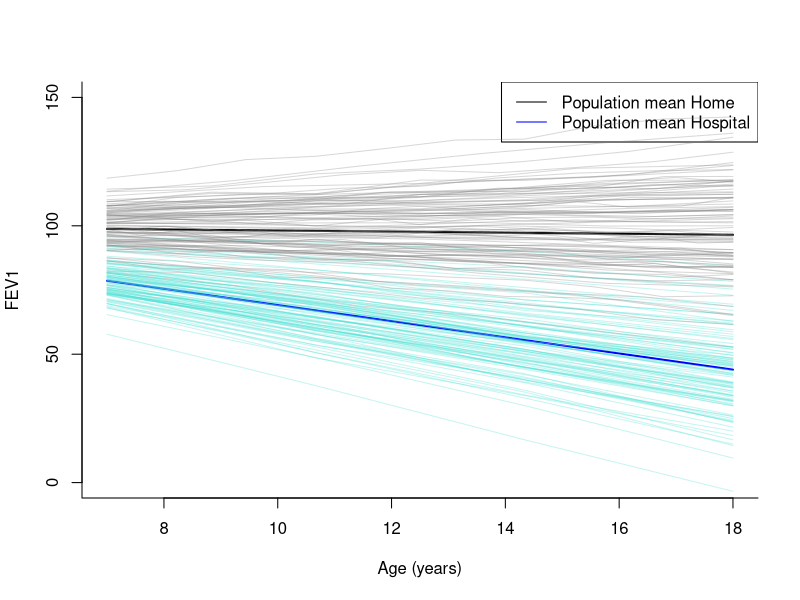
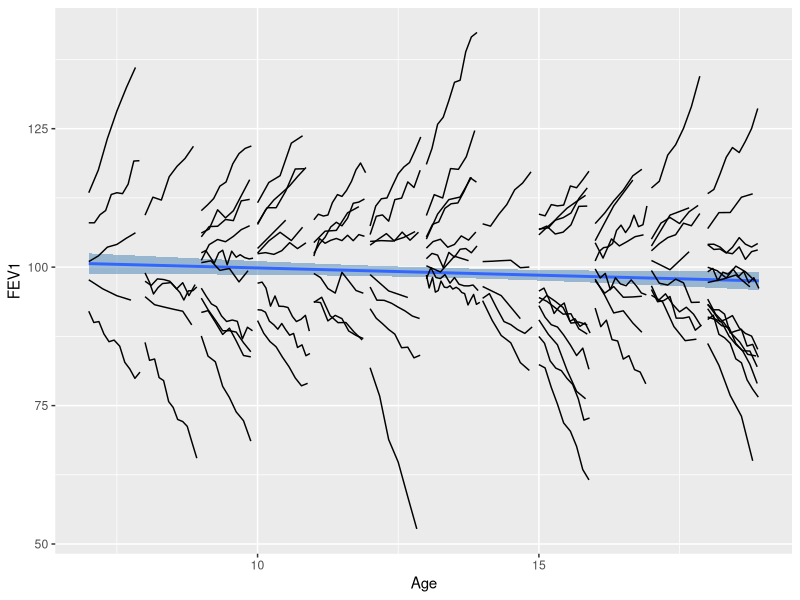
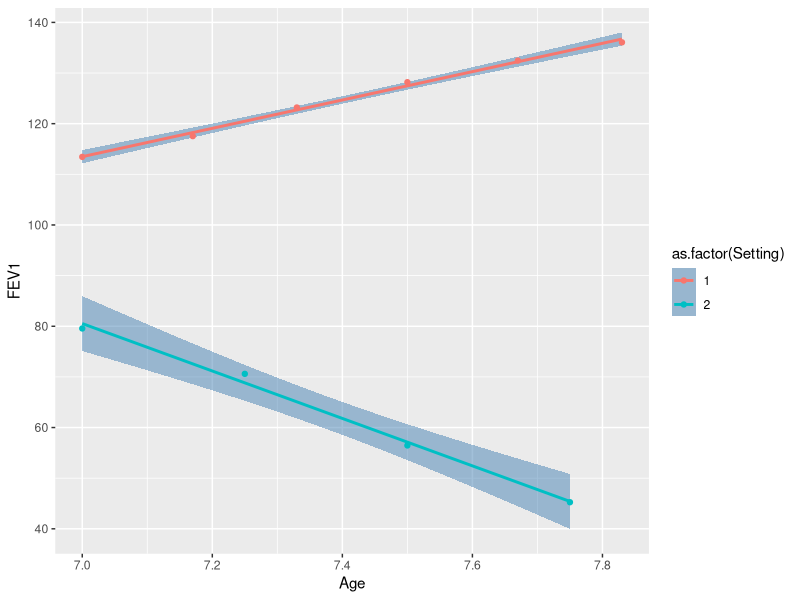
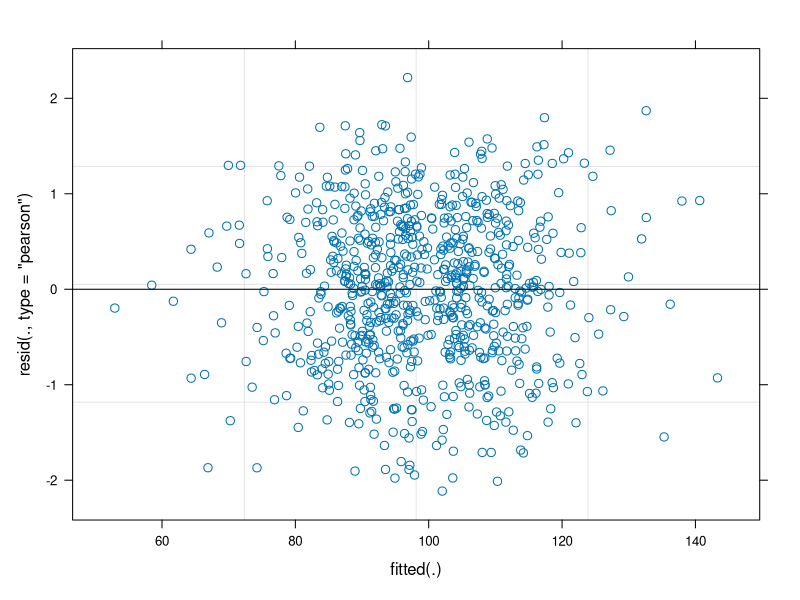

Source code (R) for these figures, in order:
# Packages
library(tidyverse)
library(readr)
library(MASS)
library(Matrix)
library(corrplot)
library(spatstat.random)
library(Matrix)
library(corrplot)
library(lme4)

# Should I gather all variables I want to change here?
# beta, b, sigma_beta0, sigma_beta1, rho_home, sigma_beta0_hosp, sigma_beta0_hosp, rho_hosp,
# sd when simulating random noise.  
# Covariance matrix Sigma_e, mu vector,
# N, m,

# Clear working environment and set seed.
rm(list = ls())
#set.seed(123)

# Specify the age gap
xmin <- 7
xmax <- 18
x_minmax <- c(xmin, xmax)

##### HOME SPIROMETRY Population trend aka fixed effect
sigma_beta0 <- 1
sigma_beta1 <- 1 
rho_home <- -0.5 
Sigma_home <- matrix(c(sigma_beta0^2, rho_home * sigma_beta0 * sigma_beta1, rho_home * sigma_beta0 * sigma_beta1, sigma_beta1^2),
                     nrow = 2)
beta <- MASS::mvrnorm(n = 1, mu = c(100, -1), Sigma = Sigma_home) # If n=1 then return is a vector of same length as mu. mvrnorm.
mu_pop_home <- beta[1] + beta[2] * x_minmax
plot(x_minmax, mu_pop_home, lty = 1, bty = "l", type = "l", xlab = "Age (years)", ylab = "FEV1", lwd = 2, ylim=range(c(0,150)))


##### HOSPITAL SPIROMTERY also population trend aka fixed effect
sigma_beta0_hosp <- 1
sigma_beta1_hosp <- 1 
rho_hosp <- -0.5
Sigma_hosp <- matrix(c(sigma_beta0_hosp^2, rho_hosp * sigma_beta0_hosp * sigma_beta1_hosp, rho_hosp * sigma_beta0_hosp * sigma_beta1_hosp, sigma_beta1_hosp^2),
                     nrow = 2)
beta_hosp <- MASS::mvrnorm(n=1, mu = c(100, -1), Sigma = Sigma_hosp)
mu_pop_hosp <- beta_hosp[1] + beta_hosp[2] * x_minmax
lines(x_minmax, mu_pop_hosp, lty = 1, bty = "l", type = "l", col="blue", lwd=2)
legend("topright", legend = c("Population mean Home", "Population mean Hospital"),
       col = c("black", "blue"), lty = 1, cex = 1)


##### Subject-specific trends HOME SPIROMETRY
N <- 100 # number of subjects
m <- 8 # Average number of measurements per subject
n_ind <- rpoistrunc(N, m, minimum = 1, method=c("harding", "transform"), implem=c("R", "C"))



## Simulating random effect
mu <- c(0, 0, 0, 0)

# Covariance matrix. Change variables here depending on 
Sigma_e <- matrix(c(1, 0.5, -0.5, -0.5,
                    0.5, 1, -0.5, -0.5,
                   -0.5, -0.5, 1, 0.5,
                   -0.5, -0.5, 0.5, 1), 
                  nrow = 4)
column_names <- c("home_b0", "hosp_b0", "home_b1", "hosp_b1")
rownames(Sigma_e) <- column_names
colnames(Sigma_e) <- column_names

Sigma_e <- as.matrix(nearPD(Sigma_e)$mat)
#corrplot(Sigma_e, method = "number")

b <- MASS::mvrnorm(n = N, mu = c(0, 0, 0, 0), Sigma = Sigma_e)

random_ages <- sample(xmin:xmax, size = N, replace = TRUE)
age_vector <- c()
Measurement_nr_vector <- c()
Setting_vector <- c()
ID_vector <- c()
FEV1_data <- c()

for ( i in 1:N ) {
  # HOME
  n <- n_ind[i]
  x <- seq(from = xmin, to = xmax, length.out = n)  #sort(runif(n, xmin, xmax))
  
  mu <- (beta[1] + b[i, 1]) + (beta[2] + b[i, 2]) * x
  y <- mu + rnorm(n, sd = 1)
  lines(x, y, col = rgb(0.5, 0.5, 0.5, alpha = 0.3))
  
  # HOSPITAL
  n_hosp <- 4
  x_hosp <- seq(from = xmin, to = xmax, length.out = n_hosp)  #sort(runif(n_hosp, xmin, xmax))
  mu_hosp <- (beta_hosp[1] + b[i, 3]) + (beta_hosp[2] + b[i, 4]) * x_hosp
  y_hosp <- mu_hosp + rnorm(n_hosp, sd = 1)
  lines(x_hosp, y_hosp, col=rgb(0.25, 0.88, 0.82, alpha = 0.3))
  
  
  # Columns
  FEV1_data <- c(FEV1_data, y, y_hosp)
  ID_vector <- c(ID_vector, rep(i, n+n_hosp))
  Setting_vector <- c(Setting_vector, rep(1, n), rep(2, n_hosp))
  Measurement_nr_vector <- c(Measurement_nr_vector, c(1:n), c(1:n_hosp))
  age_vector <- c(age_vector, 
                  round(seq(from = random_ages[i], by = 1/n, length.out = n), digits = 2), 
                  round(seq(from = random_ages[i], by = 1/n_hosp, length.out = n_hosp), digits = 2))

  # Check ages. 
  print(paste("x: ", x, "x hosp", x_hosp))
}

Age <- age_vector
FEV1 <- FEV1_data
ID <- ID_vector
Setting <- Setting_vector
Measurement_nr <- Measurement_nr_vector
df <- tibble(ID, Setting, Measurement_nr, Age, FEV1)

# Saving data
# save(df, file="simulated_data.RData")
# load("simulated_data.RData")

# Still very steep slopes. Not sure whats happening.
df %>%
  filter(Setting == 1) %>% 
  ggplot(aes(x = Age, y = FEV1), colour = "steelblue") +
  geom_smooth(method = "lm", fill = "steelblue", alpha = 0.5) + 
  geom_line(aes(group = ID))


# look at the first subject
df %>% 
  filter(ID == 1) %>% 
  ggplot(aes(x = Age, y = FEV1, color = as.factor(Setting))) +
  geom_smooth(method = "lm", fill = "steelblue", alpha = 0.5) + 
  geom_point(aes(group = Setting, color = as.factor(Setting)))

# Liner mixed model
lmm_home <- lmer(FEV1 ~ Age + (1 + Age | ID), data = df %>% filter(Setting == 1)) 
lmm_hospital <- lmer(FEV1 ~ Age + (1 + Age | ID), data = df %>% filter(Setting == 2)) # This crash sometimes. Not sure why. Could it be n_hosp? 
summary(lmm_home)
summary(lmm_hospital)
plot(lmm_home)

# Extract random effects and predictions.
random_effects_home <- ranef(lmm_home)
predicted_lmm_home <- predict(lmm_home)

ranef(lmm_hospital)
predict(lmm_hospital)

#
joint_lmm <- lmer(FEV1 ~ Setting + Age + Setting * Age + (-1 + as.factor(Setting) + Age:as.factor(Setting) | ID), data = df) 
summary(joint_lmm)

# Extract random effects and predictions. 
ranef(joint_lmm)
predict(joint_lmm)
